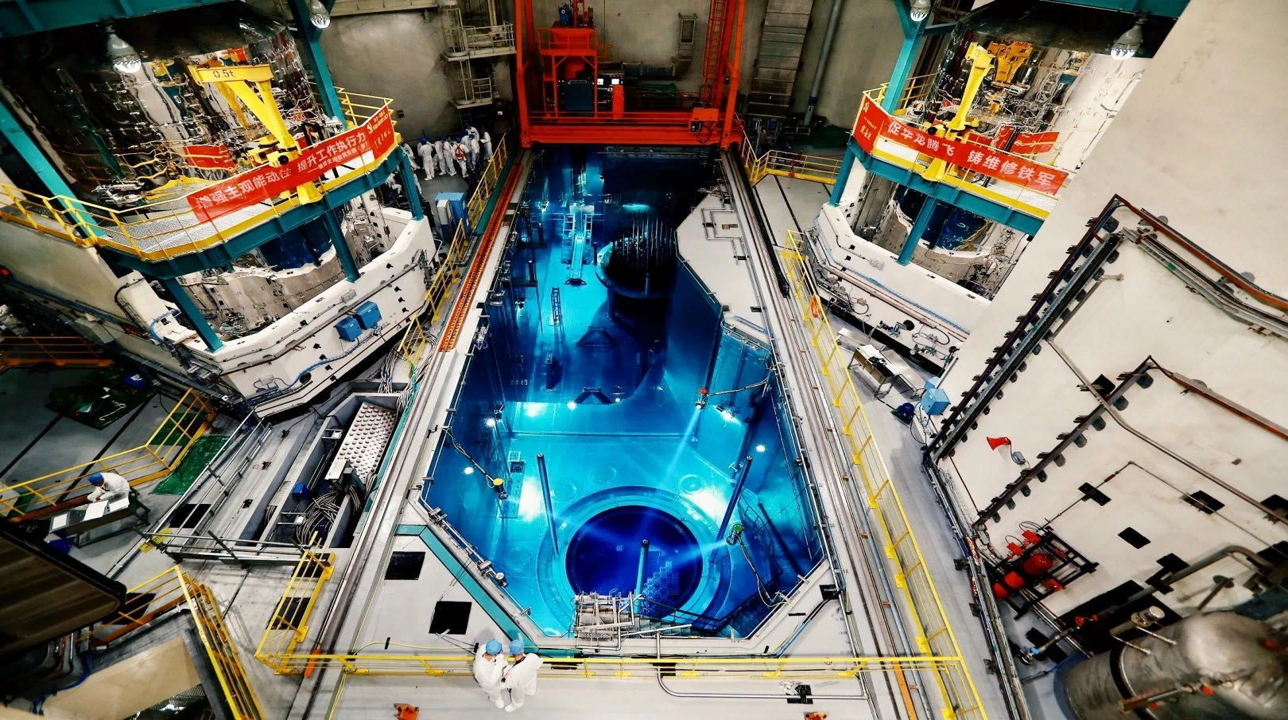
#> input picture experiment1/photo1.png, 1288 x 720 px, found by its file name
$ python picture1.py
#> lines starting #> are read from the running program, lines starting #| are printed output that depends on the picture
import cv2
import matplotlib.pyplot as plt

img_path = r'C:\Users\20230\Desktop\RobotCourse\experiment1\photo1.png'
img = cv2.imread(img_path)
#> img is the input picture: shape (720, 1288, 3); mean B, G, R 109.6, 115.9, 113.1

img_rgb = cv2.cvtColor(img, cv2.COLOR_BGR2RGB)

img_gray = cv2.cvtColor(img, cv2.COLOR_BGR2GRAY)
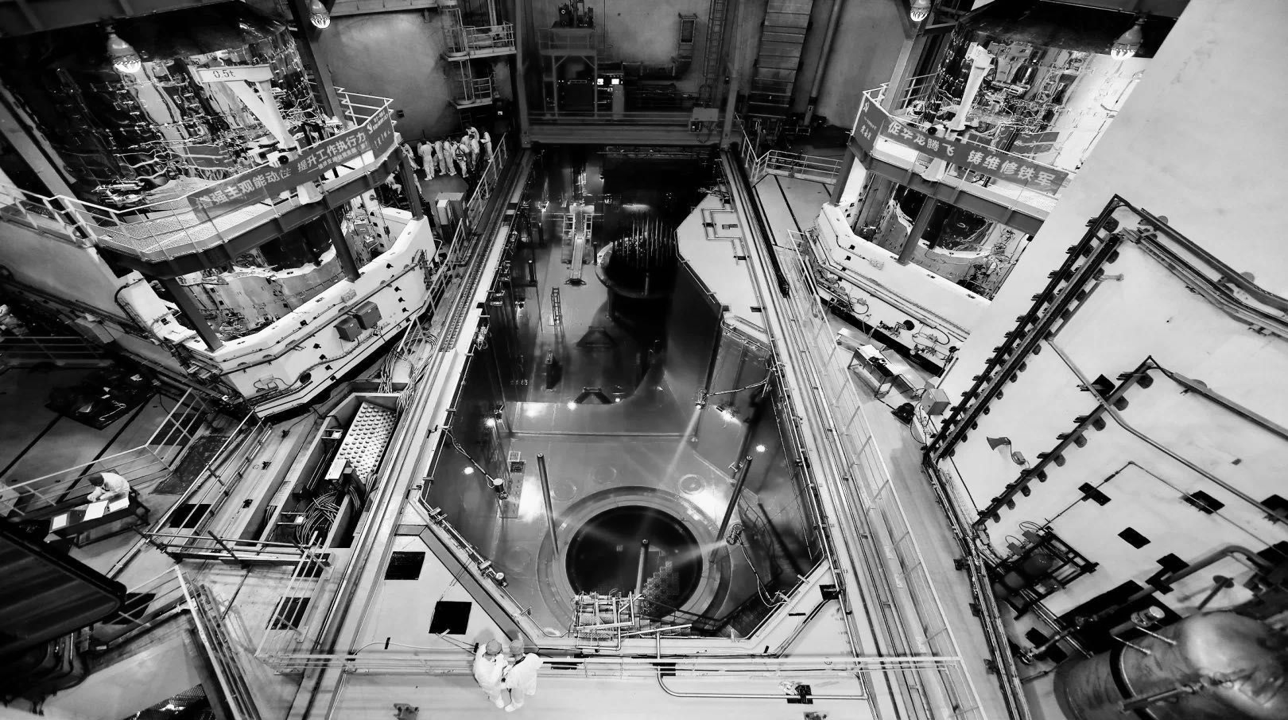
#> img_gray: shape (720, 1288); min 0, max 255, mean 114.3

r,g,b = cv2.split(img_rgb)
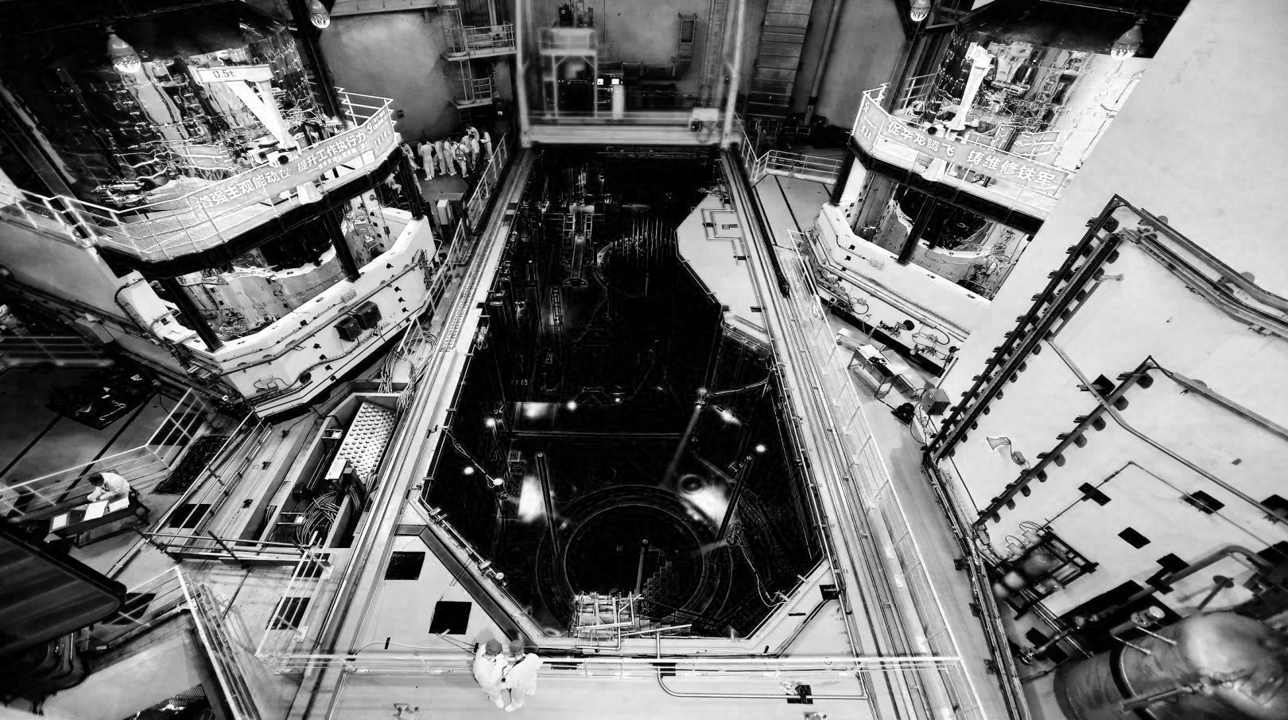
#> r: shape (720, 1288); min 0, max 255, mean 113.1
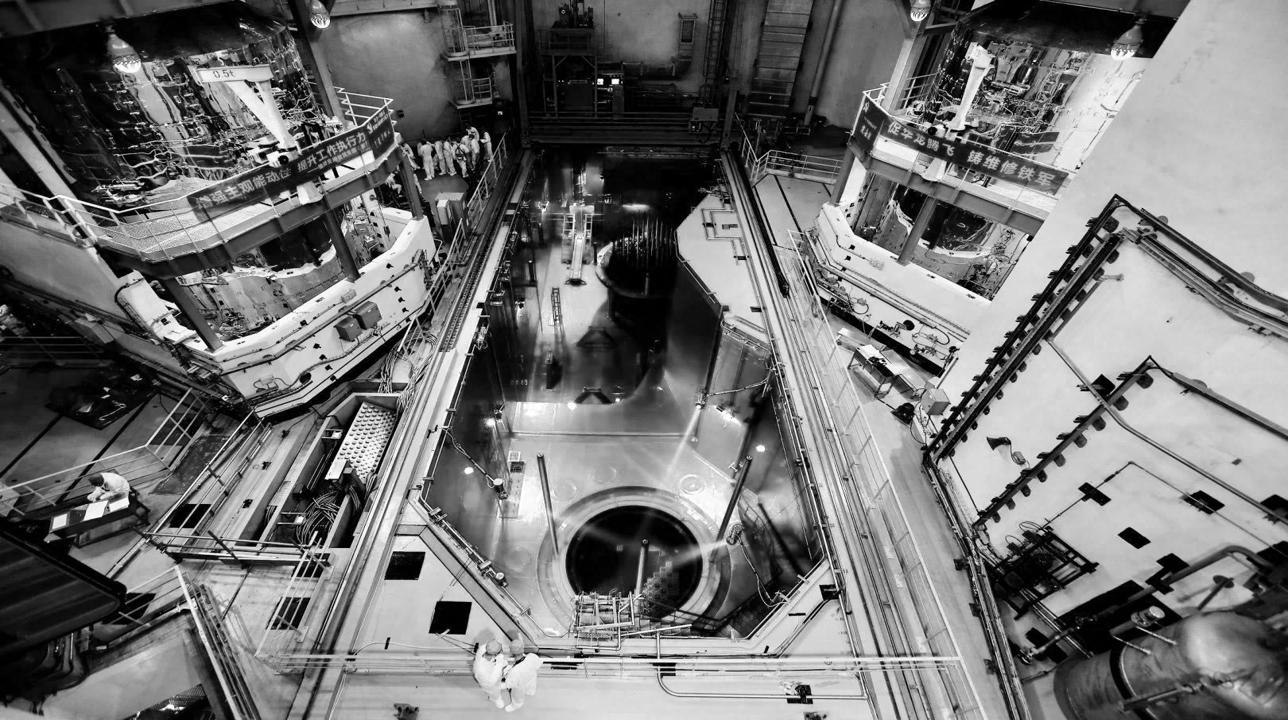
#> g: shape (720, 1288); min 0, max 255, mean 115.9
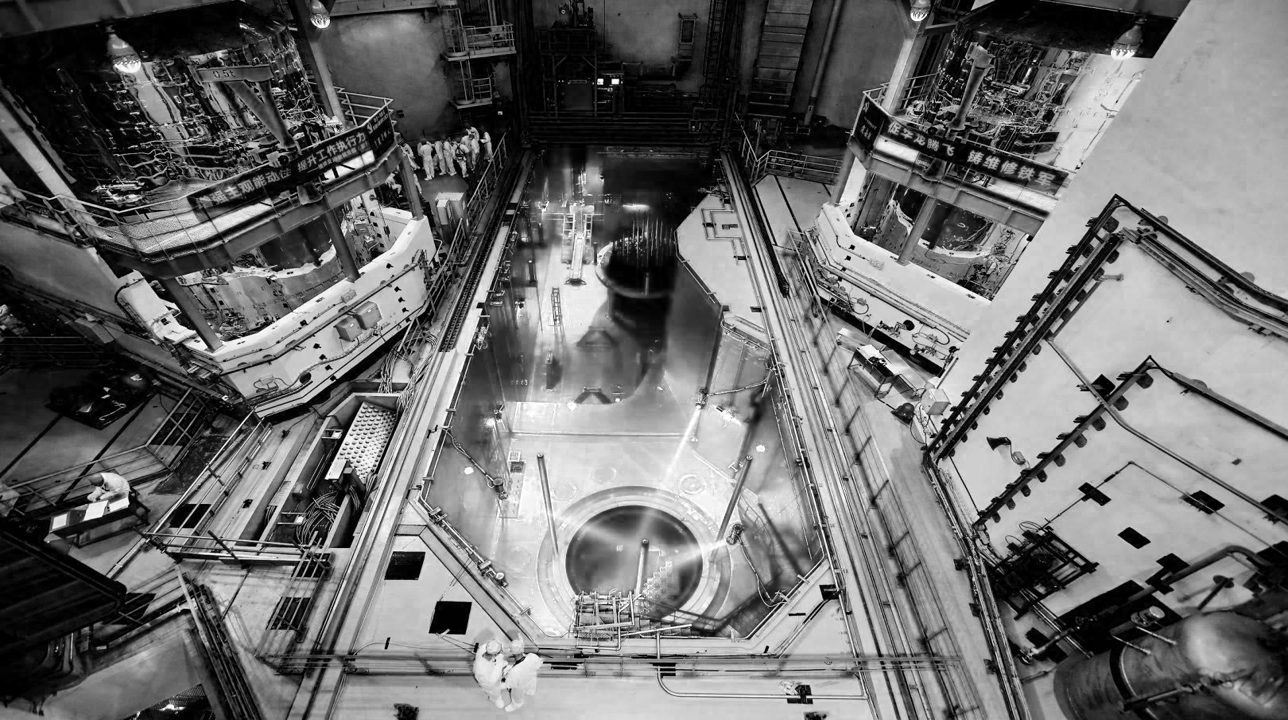
#> b: shape (720, 1288); min 0, max 255, mean 109.6

plt.figure(figsize=(10,10))
plt.subplot(2,3,1)
plt.imshow(img_rgb)

plt.subplot(2,3,2)
plt.imshow(img_gray, cmap='gray')

plt.subplot(2,3,4)
plt.imshow(r, cmap='Reds')

plt.subplot(2,3,5)
plt.imshow(g, cmap='Greens')

plt.subplot(2,3,6)
plt.imshow(b, cmap='Blues')

plt.show()
